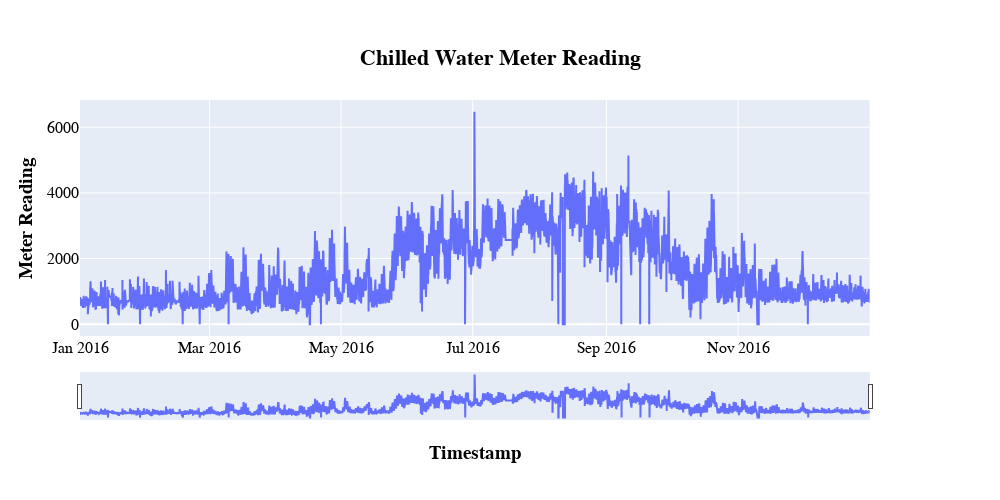

The notebook cell saved with this chart:
### Markdown cell above
... plotting for chilled water consumption

### Code cell
from plotly.subplots import make_subplots

# chwater_consumption['meter_reading'].replace(to_replace=0, method='ffill', inplace=True)
fig = make_subplots(specs=[[{"secondary_y": True}]])
fig.add_trace(go.Scatter(x=chwater_consumption.index,
                         y=chwater_consumption['meter_reading'],
                         name="Actual")) #line_color='lightblue'
fig.update_layout(xaxis_rangeslider_visible=True)
fig.update_layout(width=1000, height=500,
                      title= {'text': "<b>Chilled Water Meter Reading<b>", 'y':0.9, 'x':0.5, 'xanchor': 'center', 'yanchor': 'top'},
                      xaxis_title="<b>Timestamp<b>",
                      yaxis_title="<b>Meter Reading<b>",
                      font=dict(family="Courier New, monospace", size=16, color='black'))
fig.show()

### Figure 1 — Plotly figure (JSON) as saved in the notebook; plotly's stock layout.template omitted (floating-point values rounded to 4 significant figures; data arrays with more than 128 entries replaced by an {"elided": "..."} marker saying what was removed)
{"data": [{"name": "Actual", "type": "scatter", "x": {"elided": "8784 str values"}, "y": {"elided": "8784 float values"}}], "layout": {"font": {"color": "black", "family": "Courier New, monospace", "size": 16}, "height": 500, "title": {"text": "<b>Chilled Water Meter Reading<b>", "x": 0.5, "xanchor": "center", "y": 0.9, "yanchor": "top"}, "width": 1000, "xaxis": {"anchor": "y", "autorange": true, "domain": [0, 0.94], "range": ["2016-01-01", "2016-12-31 23:00"], "rangeslider": {"autorange": true, "range": ["2016-01-01", "2016-12-31 23:00"], "visible": true, "yaxis": {"_template": null, "rangemode": "match"}}, "title": {"text": "<b>Timestamp<b>"}, "type": "date"}, "yaxis": {"anchor": "x", "autorange": true, "domain": [0, 1], "range": [-359.5, 6830.0], "title": {"text": "<b>Meter Reading<b>"}, "type": "linear"}, "yaxis2": {"anchor": "x", "overlaying": "y", "side": "right"}}}
